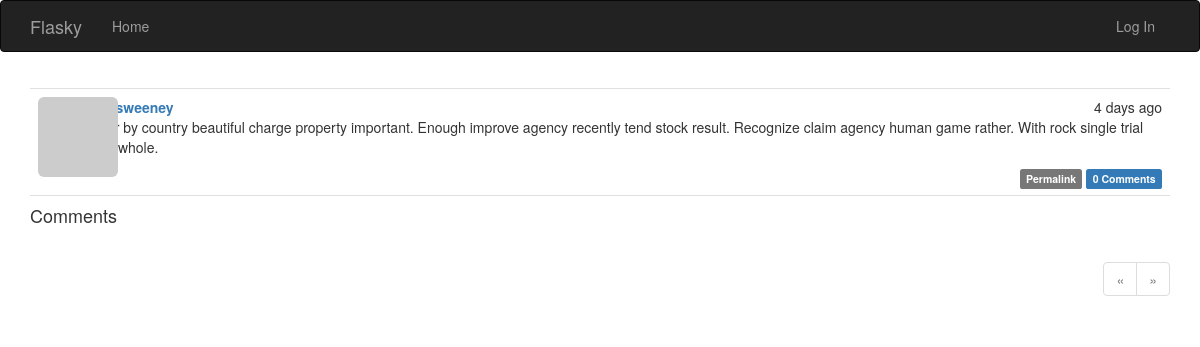
The page /post/53 on the database its author committed.
### app/models.py (models this page shows, shortened)
class Post(db.Model):
    __tablename__ = 'posts'
    id = db.Column(db.Integer, primary_key=True)
    body = db.Column(db.Text)
    body_html = db.Column(db.Text)
    timestamp = db.Column(db.DateTime, index=True, default=datetime.utcnow)
    author_id = db.Column(db.Integer, db.ForeignKey('users.id'))
    comments = db.relationship('Comment', backref='post', lazy='dynamic')

class User(UserMixin, db.Model):
    __tablename__ = 'users'
    id = db.Column(db.Integer, primary_key=True)
    email = db.Column(db.String(64), unique=True, index=True)
    username = db.Column(db.String(64), unique=True, index=True)
    password_hash = db.Column(db.String(128))
    role_id = db.Column(db.Integer, db.ForeignKey('roles.id'))
    confirmed = db.Column(db.Boolean, default=False)
    name = db.Column(db.String(64))
    location = db.Column(db.String(64))
    about_me = db.Column(db.Text())
    member_since = db.Column(db.DateTime(), default=datetime.utcnow)
    last_seen = db.Column(db.DateTime(), default=datetime.utcnow)
    avatar_hash = db.Column(db.String(32))
    posts = db.relationship('Post', backref='author', lazy='dynamic')
    followed = db.relationship('Follow',
                               foreign_keys=[Follow.follower_id],
                               backref=db.backref('follower', lazy='joined'),
                               lazy='dynamic',
                               cascade='all, delete-orphan')
    followers = db.relationship('Follow',
                                foreign_keys=[Follow.followed_id],
                                backref=db.backref('followed', lazy='joined'),
                                lazy='dynamic',
                                cascade='all, delete-orphan')
    comments = db.relationship('Comment', backref='author', lazy='dynamic')
    @property
    def password(self):
        raise AttributeError('password is not a readable attribute')
    def gravatar(self, size=100, default='identicon', rating='g'):
        url = 'https://secure.gravatar.com/avatar'
        hash = self.avatar_hash or self.gravatar_hash()
        return '{url}/{hash}?s={size}&d={default}&r={rating}'.format(
            url=url, hash=hash, size=size, default=default, rating=rating)

### app/main/views.py (the view, shortened to what this page needs)
@main.route('/post/<int:id>', methods=['GET', 'POST'])
def post(id):
    post = Post.query.get_or_404(id)
    form = CommentForm()
    page = request.args.get('page', 1, type=int)
    if page == -1:
        page = (post.comments.count() - 1) // \
            current_app.config['FLASKY_COMMENTS_PER_PAGE'] + 1
    pagination = post.comments.order_by(Comment.timestamp.asc()).paginate(
        page, per_page=current_app.config['FLASKY_COMMENTS_PER_PAGE'],
        error_out=False)
    comments = pagination.items
    return render_template('post.html', posts=[post], form=form,
                           comments=comments, pagination=pagination)

### app/auth/views.py (called while the page is built)
@auth.before_app_request
def before_request():
    if current_user.is_authenticated:
        current_user.ping()
        if not current_user.confirmed \
                and request.endpoint \
                and request.blueprint != 'auth' \
                and request.endpoint != 'static':
            return redirect(url_for('auth.unconfirmed'))

@auth.before_app_request
def before_request():
    if current_user.is_authenticated \
            and not current_user.confirmed \
            and request.blueprint != 'auth' \
            and request.endpoint != 'static':
        return redirect(url_for('auth.unconfirmed'))

### app/main/__init__.py (called while the page is built)
@main.app_context_processor
def inject_permissions():
    return dict(Permission=Permission)

### app/models.py (called while the page is built)
    def can(self, permissions):
        return False

    def is_administrator(self):
        return False

### app/templates/post.html (shortened to what this page needs)
{% extends "base.html" %}
{% import "bootstrap/wtf.html" as wtf %}
{% import "_macros.html" as macros %}
{% block page_content %}
{% include '_posts.html' %}
<h4 id="comments">Comments</h4>
{% if pagination %}
<div class="pagination">
    {{ macros.pagination_widget(pagination, '.post', fragment='#comments', id=posts[0].id) }}
</div>
{% endif %}
{% endblock %}

### app/templates/_posts.html (shortened to what this page needs)
<ul class="posts">
    {% for post in posts %}
    <li class="post">
        <div class="post-thumbnail">
            <a href="{{ url_for('.user', username=post.author.username) }}">
                <img class="img-rounded profile-thumbnail" src="{{ post.author.gravatar(size=40) }}">
            </a>
        </div>
        <div class="post-content">
            <div class="post-date">{{ moment(post.timestamp).fromNow() }}</div>
            <div class="post-author"><a href="{{ url_for('.user', username=post.author.username) }}">{{ post.author.username }}</a></div>
            <div class="post-body">
                {% if post.body_html %}
                    {{ post.body_html | safe }}
                {% else %}
                    {{ post.body }}
                {% endif %}
            </div>
            <div class="post-footer">
                <a href="{{ url_for('.post', id=post.id) }}">
                    <span class="label label-default">Permalink</span>
                </a>
                <a href="{{ url_for('.post', id=post.id) }}#comments">
                    <span class="label label-primary"> {{ post.comments.count() }} Comments</span>
                </a>
            </div>
        </div>
    </li>
    {% endfor %}
</ul>

### app/static/styles.css (style rules this page uses)
.profile-thumbnail { position: absolute; }
ul.posts { list-style-type: none; padding: 0px; margin: 16px 0px 0px 0px; border-top: 1px solid #e0e0e0; }
ul.posts li.post { padding: 8px; border-bottom: 1px solid #e0e0e0; }
div.post-date { float: right; }
div.post-author { font-weight: bold; }
div.post-thumbnail { position: absolute; }
div.post-content { margin-left: 48px; min-height: 48px; }
div.post-footer { text-align: right; }
div.pagination { width: 100%; text-align: right; padding: 0px; margin: 0px; }

### rows shown on the page
Post: timestamp "4 days ago", author.username "johnsweeney", body_html "Clear by country beautiful charge property important. Enough improve agency recently tend stock result. Recognize claim agency human game rather. With rock single trial hard whole.", comments.count "0"
